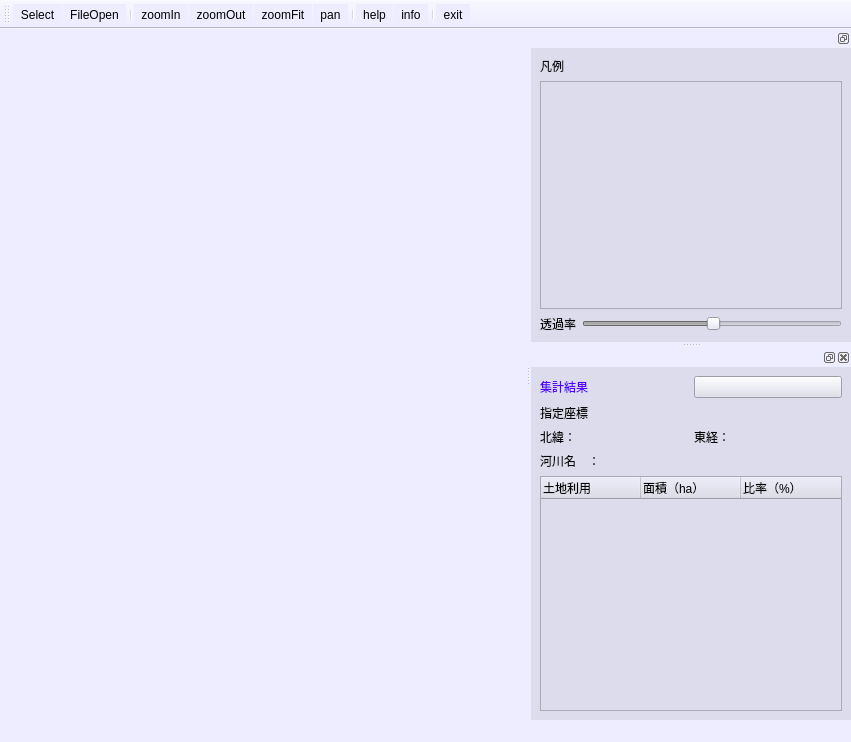
<?xml version="1.0" encoding="UTF-8"?>
<ui version="4.0">
 <class>MainWindow</class>
 <widget class="QMainWindow" name="MainWindow">
  <property name="geometry">
   <rect>
    <x>0</x>
    <y>0</y>
    <width>851</width>
    <height>742</height>
   </rect>
  </property>
  <property name="windowTitle">
   <string>河川土地利用算定プログラム</string>
  </property>
  <property name="windowIcon">
   <iconset resource="resource.qrc">
    <normaloff>:/icons/icon.png</normaloff>:/icons/icon.png</iconset>
  </property>
  <property name="styleSheet">
   <string notr="true">background-color: rgb(237, 237, 255);</string>
  </property>
  <widget class="MyMapCanvas" name="centralwidget"/>
  <widget class="QStatusBar" name="statusbar"/>
  <widget class="QToolBar" name="toolBar">
   <property name="windowTitle">
    <string>toolBar</string>
   </property>
   <attribute name="toolBarArea">
    <enum>TopToolBarArea</enum>
   </attribute>
   <attribute name="toolBarBreak">
    <bool>false</bool>
   </attribute>
   <addaction name="actionSelect"/>
   <addaction name="actionFileOpen"/>
   <addaction name="separator"/>
   <addaction name="actionZoomIn"/>
   <addaction name="actionZoomOut"/>
   <addaction name="actionZoomFit"/>
   <addaction name="actionPan"/>
   <addaction name="separator"/>
   <addaction name="actionHelp"/>
   <addaction name="actionInfo"/>
   <addaction name="separator"/>
   <addaction name="actionExit"/>
  </widget>
  <widget class="QDockWidget" name="dockWidget_legend">
   <property name="minimumSize">
    <size>
     <width>150</width>
     <height>159</height>
    </size>
   </property>
   <property name="maximumSize">
    <size>
     <width>524287</width>
     <height>500</height>
    </size>
   </property>
   <property name="styleSheet">
    <string notr="true">background-color: rgb(220, 220, 236);</string>
   </property>
   <property name="features">
    <set>QDockWidget::DockWidgetFloatable|QDockWidget::DockWidgetMovable</set>
   </property>
   <property name="allowedAreas">
    <set>Qt::BottomDockWidgetArea|Qt::RightDockWidgetArea|Qt::TopDockWidgetArea</set>
   </property>
   <attribute name="dockWidgetArea">
    <number>2</number>
   </attribute>
   <widget class="QWidget" name="dockWidgetContents">
    <layout class="QVBoxLayout" name="verticalLayout_2">
     <item>
      <widget class="QLabel" name="label_7">
       <property name="text">
        <string>凡例</string>
       </property>
      </widget>
     </item>
     <item>
      <widget class="QgsLayerTreeView" name="treeView_legend"/>
     </item>
     <item>
      <layout class="QHBoxLayout" name="horizontalLayout_4">
       <property name="topMargin">
        <number>0</number>
       </property>
       <item>
        <widget class="QLabel" name="label_6">
         <property name="text">
          <string>透過率</string>
         </property>
        </widget>
       </item>
       <item>
        <widget class="QSlider" name="horizontalSlider_rasterOpacity">
         <property name="enabled">
          <bool>false</bool>
         </property>
         <property name="value">
          <number>50</number>
         </property>
         <property name="orientation">
          <enum>Qt::Horizontal</enum>
         </property>
        </widget>
       </item>
      </layout>
     </item>
    </layout>
   </widget>
  </widget>
  <widget class="QDockWidget" name="dockWidget_result">
   <property name="minimumSize">
    <size>
     <width>150</width>
     <height>315</height>
    </size>
   </property>
   <property name="styleSheet">
    <string notr="true">background-color: rgb(220, 220, 236);
</string>
   </property>
   <property name="allowedAreas">
    <set>Qt::BottomDockWidgetArea|Qt::RightDockWidgetArea|Qt::TopDockWidgetArea</set>
   </property>
   <attribute name="dockWidgetArea">
    <number>2</number>
   </attribute>
   <widget class="QWidget" name="dockWidgetContents_3">
    <layout class="QVBoxLayout" name="verticalLayout">
     <item>
      <layout class="QHBoxLayout" name="horizontalLayout">
       <property name="topMargin">
        <number>0</number>
       </property>
       <item>
        <widget class="QLabel" name="label">
         <property name="styleSheet">
          <string notr="true">color: rgb(85, 0, 255);
</string>
         </property>
         <property name="text">
          <string>&lt;html&gt;&lt;head/&gt;&lt;body&gt;&lt;p&gt;集計結果&lt;/p&gt;&lt;/body&gt;&lt;/html&gt;</string>
         </property>
         <property name="textFormat">
          <enum>Qt::RichText</enum>
         </property>
        </widget>
       </item>
       <item>
        <widget class="QPushButton" name="pushButton_export">
         <property name="text">
          <string/>
         </property>
         <property name="icon">
          <iconset resource="resource.qrc">
           <normaloff>:/icons/export.png</normaloff>:/icons/export.png</iconset>
         </property>
         <property name="iconSize">
          <size>
           <width>32</width>
           <height>32</height>
          </size>
         </property>
        </widget>
       </item>
      </layout>
     </item>
     <item>
      <layout class="QVBoxLayout" name="verticalLayout_3">
       <property name="topMargin">
        <number>0</number>
       </property>
       <property name="bottomMargin">
        <number>0</number>
       </property>
       <item>
        <widget class="QLabel" name="label_2">
         <property name="text">
          <string>指定座標</string>
         </property>
        </widget>
       </item>
       <item>
        <layout class="QHBoxLayout" name="horizontalLayout_2">
         <property name="topMargin">
          <number>0</number>
         </property>
         <item>
          <widget class="QLabel" name="label_3">
           <property name="text">
            <string>北緯：</string>
           </property>
          </widget>
         </item>
         <item>
          <widget class="QLineEdit" name="lineEdit_lat">
           <property name="frame">
            <bool>false</bool>
           </property>
           <property name="readOnly">
            <bool>true</bool>
           </property>
          </widget>
         </item>
         <item>
          <widget class="QLabel" name="label_4">
           <property name="text">
            <string>東経：</string>
           </property>
          </widget>
         </item>
         <item>
          <widget class="QLineEdit" name="lineEdit_lon">
           <property name="frame">
            <bool>false</bool>
           </property>
           <property name="readOnly">
            <bool>true</bool>
           </property>
          </widget>
         </item>
        </layout>
       </item>
       <item>
        <layout class="QHBoxLayout" name="horizontalLayout_3">
         <property name="topMargin">
          <number>0</number>
         </property>
         <item>
          <widget class="QLabel" name="label_5">
           <property name="text">
            <string>河川名　：　</string>
           </property>
          </widget>
         </item>
         <item>
          <widget class="QLineEdit" name="lineEdit_rivname">
           <property name="frame">
            <bool>false</bool>
           </property>
           <property name="readOnly">
            <bool>true</bool>
           </property>
          </widget>
         </item>
        </layout>
       </item>
      </layout>
     </item>
     <item>
      <widget class="QTreeWidget" name="treeWidget_result">
       <column>
        <property name="text">
         <string>土地利用</string>
        </property>
       </column>
       <column>
        <property name="text">
         <string>面積（ha）</string>
        </property>
       </column>
       <column>
        <property name="text">
         <string>比率（%）</string>
        </property>
       </column>
      </widget>
     </item>
    </layout>
   </widget>
  </widget>
  <action name="actionSelect">
   <property name="checkable">
    <bool>true</bool>
   </property>
   <property name="icon">
    <iconset resource="resource.qrc">
     <normaloff>:/icons/whatsthis.png</normaloff>:/icons/whatsthis.png</iconset>
   </property>
   <property name="text">
    <string>&amp;Select</string>
   </property>
   <property name="toolTip">
    <string>場所を指定</string>
   </property>
  </action>
  <action name="actionZoomIn">
   <property name="checkable">
    <bool>true</bool>
   </property>
   <property name="icon">
    <iconset resource="resource.qrc">
     <normaloff>:/icons/zoomin.png</normaloff>:/icons/zoomin.png</iconset>
   </property>
   <property name="text">
    <string>zoomIn</string>
   </property>
   <property name="toolTip">
    <string>拡大</string>
   </property>
  </action>
  <action name="actionZoomOut">
   <property name="checkable">
    <bool>true</bool>
   </property>
   <property name="icon">
    <iconset resource="resource.qrc">
     <normaloff>:/icons/zoomout.png</normaloff>:/icons/zoomout.png</iconset>
   </property>
   <property name="text">
    <string>zoomOut</string>
   </property>
   <property name="toolTip">
    <string>縮小</string>
   </property>
  </action>
  <action name="actionZoomFit">
   <property name="icon">
    <iconset resource="resource.qrc">
     <normaloff>:/icons/zoomreset.png</normaloff>:/icons/zoomreset.png</iconset>
   </property>
   <property name="text">
    <string>zoomFit</string>
   </property>
   <property name="toolTip">
    <string>全体表示</string>
   </property>
  </action>
  <action name="actionPan">
   <property name="checkable">
    <bool>true</bool>
   </property>
   <property name="icon">
    <iconset resource="resource.qrc">
     <normaloff>:/icons/openhand.png</normaloff>:/icons/openhand.png</iconset>
   </property>
   <property name="text">
    <string>pan</string>
   </property>
   <property name="toolTip">
    <string>移動</string>
   </property>
  </action>
  <action name="actionHelp">
   <property name="icon">
    <iconset resource="resource.qrc">
     <normaloff>:/icons/help.png</normaloff>:/icons/help.png</iconset>
   </property>
   <property name="text">
    <string>help</string>
   </property>
   <property name="toolTip">
    <string>ヘルプ</string>
   </property>
  </action>
  <action name="actionInfo">
   <property name="icon">
    <iconset resource="resource.qrc">
     <normaloff>:/icons/icon_info.png</normaloff>:/icons/icon_info.png</iconset>
   </property>
   <property name="text">
    <string>info</string>
   </property>
   <property name="toolTip">
    <string>このプログラムについて</string>
   </property>
  </action>
  <action name="actionExit">
   <property name="icon">
    <iconset resource="resource.qrc">
     <normaloff>:/icons/exit.png</normaloff>:/icons/exit.png</iconset>
   </property>
   <property name="text">
    <string>exit</string>
   </property>
   <property name="toolTip">
    <string>終了</string>
   </property>
  </action>
  <action name="actionFileOpen">
   <property name="icon">
    <iconset resource="resource.qrc">
     <normaloff>:/icons/fileopen.png</normaloff>:/icons/fileopen.png</iconset>
   </property>
   <property name="text">
    <string>&amp;FileOpen</string>
   </property>
  </action>
 </widget>
 <customwidgets>
  <customwidget>
   <class>QgsLayerTreeView</class>
   <extends>QTreeView</extends>
   <header>qgslayertreeview.h</header>
  </customwidget>
  <customwidget>
   <class>MyMapCanvas</class>
   <extends>QWidget</extends>
   <header>mymapcanvas.h</header>
   <container>1</container>
  </customwidget>
 </customwidgets>
 <resources>
  <include location="resource.qrc"/>
 </resources>
 <connections>
  <connection>
   <sender>actionSelect</sender>
   <signal>triggered(bool)</signal>
   <receiver>MainWindow</receiver>
   <slot>toolSelect(bool)</slot>
   <hints>
    <hint type="sourcelabel">
     <x>-1</x>
     <y>-1</y>
    </hint>
    <hint type="destinationlabel">
     <x>240</x>
     <y>225</y>
    </hint>
   </hints>
  </connection>
  <connection>
   <sender>actionZoomIn</sender>
   <signal>triggered(bool)</signal>
   <receiver>MainWindow</receiver>
   <slot>toolZoomIn(bool)</slot>
   <hints>
    <hint type="sourcelabel">
     <x>-1</x>
     <y>-1</y>
    </hint>
    <hint type="destinationlabel">
     <x>240</x>
     <y>225</y>
    </hint>
   </hints>
  </connection>
  <connection>
   <sender>actionZoomOut</sender>
   <signal>triggered(bool)</signal>
   <receiver>MainWindow</receiver>
   <slot>toolZoomOut(bool)</slot>
   <hints>
    <hint type="sourcelabel">
     <x>-1</x>
     <y>-1</y>
    </hint>
    <hint type="destinationlabel">
     <x>240</x>
     <y>225</y>
    </hint>
   </hints>
  </connection>
  <connection>
   <sender>actionZoomFit</sender>
   <signal>triggered()</signal>
   <receiver>MainWindow</receiver>
   <slot>toolZoomReset()</slot>
   <hints>
    <hint type="sourcelabel">
     <x>-1</x>
     <y>-1</y>
    </hint>
    <hint type="destinationlabel">
     <x>240</x>
     <y>225</y>
    </hint>
   </hints>
  </connection>
  <connection>
   <sender>actionPan</sender>
   <signal>triggered(bool)</signal>
   <receiver>MainWindow</receiver>
   <slot>toolPan(bool)</slot>
   <hints>
    <hint type="sourcelabel">
     <x>-1</x>
     <y>-1</y>
    </hint>
    <hint type="destinationlabel">
     <x>240</x>
     <y>225</y>
    </hint>
   </hints>
  </connection>
  <connection>
   <sender>actionFileOpen</sender>
   <signal>triggered()</signal>
   <receiver>MainWindow</receiver>
   <slot>onFileOpen()</slot>
   <hints>
    <hint type="sourcelabel">
     <x>-1</x>
     <y>-1</y>
    </hint>
    <hint type="destinationlabel">
     <x>547</x>
     <y>466</y>
    </hint>
   </hints>
  </connection>
  <connection>
   <sender>actionExit</sender>
   <signal>triggered()</signal>
   <receiver>MainWindow</receiver>
   <slot>close()</slot>
   <hints>
    <hint type="sourcelabel">
     <x>-1</x>
     <y>-1</y>
    </hint>
    <hint type="destinationlabel">
     <x>547</x>
     <y>466</y>
    </hint>
   </hints>
  </connection>
  <connection>
   <sender>pushButton_export</sender>
   <signal>clicked()</signal>
   <receiver>MainWindow</receiver>
   <slot>onExportResult()</slot>
   <hints>
    <hint type="sourcelabel">
     <x>983</x>
     <y>340</y>
    </hint>
    <hint type="destinationlabel">
     <x>489</x>
     <y>362</y>
    </hint>
   </hints>
  </connection>
  <connection>
   <sender>actionInfo</sender>
   <signal>triggered()</signal>
   <receiver>MainWindow</receiver>
   <slot>onAppAbout()</slot>
   <hints>
    <hint type="sourcelabel">
     <x>-1</x>
     <y>-1</y>
    </hint>
    <hint type="destinationlabel">
     <x>547</x>
     <y>466</y>
    </hint>
   </hints>
  </connection>
  <connection>
   <sender>actionHelp</sender>
   <signal>triggered()</signal>
   <receiver>MainWindow</receiver>
   <slot>showDocumentation()</slot>
   <hints>
    <hint type="sourcelabel">
     <x>-1</x>
     <y>-1</y>
    </hint>
    <hint type="destinationlabel">
     <x>547</x>
     <y>466</y>
    </hint>
   </hints>
  </connection>
  <connection>
   <sender>horizontalSlider_rasterOpacity</sender>
   <signal>sliderMoved(int)</signal>
   <receiver>MainWindow</receiver>
   <slot>changeRasterOpacity(int)</slot>
   <hints>
    <hint type="sourcelabel">
     <x>893</x>
     <y>261</y>
    </hint>
    <hint type="destinationlabel">
     <x>464</x>
     <y>213</y>
    </hint>
   </hints>
  </connection>
 </connections>
 <slots>
  <slot>toolZoomIn(bool)</slot>
  <slot>toolZoomOut(bool)</slot>
  <slot>toolZoomReset()</slot>
  <slot>toolPan(bool)</slot>
  <slot>toolSelect(bool)</slot>
  <slot>onFileOpen()</slot>
  <slot>onExportResult()</slot>
  <slot>onAppAbout()</slot>
  <slot>showDocumentation()</slot>
  <slot>changeRasterOpacity(int)</slot>
 </slots>
</ui>
